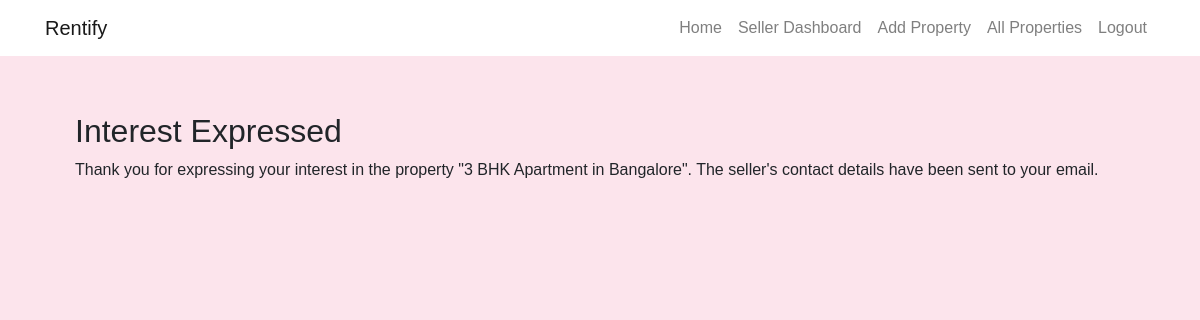
/express_interest/1/ (signed in), run on an earlier commit of the app's database.
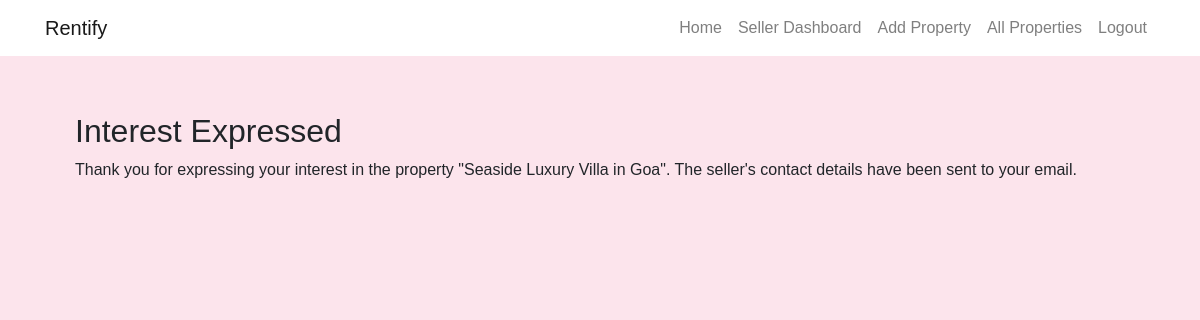
And on a later commit of the database.
### rentals/models.py (models this page shows, shortened)
class Property(models.Model):
    owner = models.ForeignKey(User, on_delete=models.CASCADE)
    title = models.CharField(max_length=255)
    description = models.TextField()
    country = models.CharField(max_length=100,default="Your Default Country")
    state = models.CharField(max_length=100,default="Your Default State")
    district = models.CharField(max_length=100,default="Your Default District")
    pincode = models.CharField(max_length=10,default="Your Default Pincode")
    city = models.CharField(max_length=255,default="Your Default City")
    area = models.CharField(max_length=255,default="Your Default Area")
    bedrooms = models.IntegerField()
    bathrooms = models.IntegerField()
    nearby_hospitals = models.TextField()
    nearby_colleges = models.TextField()
    created_at = models.DateTimeField(auto_now_add=True)
    updated_at = models.DateTimeField(auto_now=True)
    price = models.FloatField(default=0)

### rentals/views.py (the view)
# urls.py: path('express_interest/<int:property_id>/', views.express_interest, name='express_interest'),
@login_required
def express_interest(request, property_id):
    property = get_object_or_404(Property, id=property_id)
    buyer = request.user
    seller = property.owner
    send_mail(
        'Interest in your property',
        f'Hi {seller.first_name},\n\n{buyer.first_name} {buyer.last_name} is interested in your property: {property.title}.\nYou can contact them at {buyer.email}.',
        config('EMAIL_HOST_USER'),
        [seller.email],
    )
    send_mail(
        'Property details',
        f'Hi {buyer.first_name},\n\nYou expressed interest in the property: {property.title}.\nSeller contact: {seller.email}',
        config('EMAIL_HOST_USER'),
        [buyer.email],
    )
    return render(request, 'buyer/interest_expressed.html', {'property': property})

### templates/buyer/interest_expressed.html (shortened to what this page needs)
{% extends 'navbar.html'%} {% block body %}
<div class="container my-2 py-2">
  <div class="container">
    <h2>Interest Expressed</h2>
    <p>
      Thank you for expressing your interest in the property "{{ property.title}}". The seller's contact details have been sent to your email.
    </p>
  </div>
  {% endblock %}

What changed in the data, as far as the page shows it:
changed Property: title "3 BHK Apartment in Bangalore" → "Seaside Luxury Villa in Goa"
